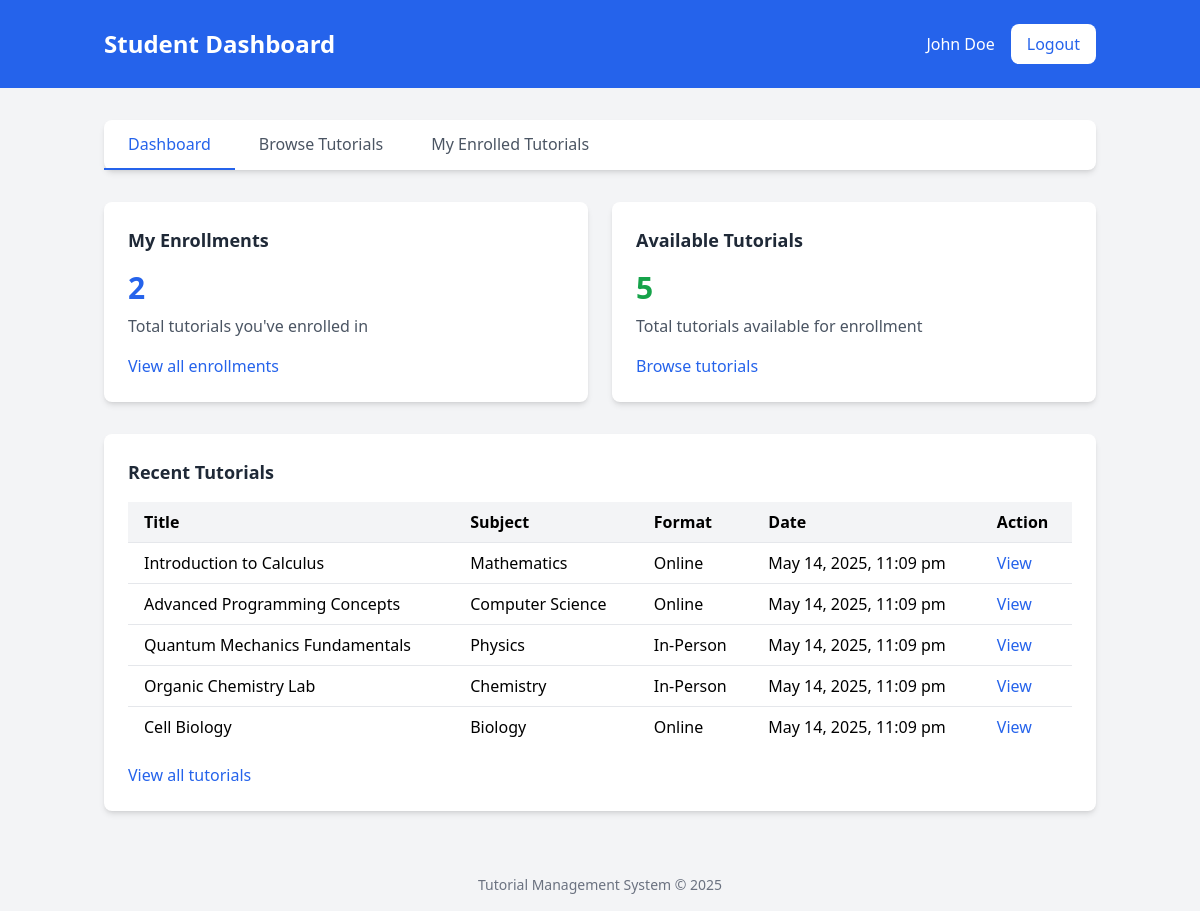
The page /student/dashboard.php (signed in) on the database its author committed.
### tables this page shows
CREATE TABLE IF NOT EXISTS tutorials (
    id INT(11) NOT NULL AUTO_INCREMENT,
    title VARCHAR(255) NOT NULL,
    description TEXT NOT NULL,
    subject_id INT(11) NOT NULL,
    format ENUM('Online', 'In-Person') NOT NULL,
    location VARCHAR(255) DEFAULT NULL,
    file_url VARCHAR(255) DEFAULT NULL,
    upload_date DATETIME NOT NULL,
    PRIMARY KEY (id),
    FOREIGN KEY (subject_id) REFERENCES subjects(id)
);

CREATE TABLE IF NOT EXISTS subjects (
    id INT(11) NOT NULL AUTO_INCREMENT,
    name VARCHAR(100) NOT NULL UNIQUE,
    PRIMARY KEY (id)
);

### includes/functions.php (called while the page is built, shortened)
<?php
function formatDate($date) {
    return date("F j, Y, g:i a", strtotime($date));
}
?>

### student/dashboard.php (the view, shortened to what this page needs)
<?php
require_once('../includes/config.php');
require_once('../includes/functions.php');
$user_id = $_SESSION['user_id'];
$query = "SELECT COUNT(*) as enrolled_count FROM enrollments WHERE user_id = $user_id";
$result = mysqli_query($conn, $query);
$enrolled_count = 0;
if ($result && mysqli_num_rows($result) > 0) {
    $row = mysqli_fetch_assoc($result);
    $enrolled_count = $row['enrolled_count'];
}
$query = "SELECT COUNT(*) as total_tutorials FROM tutorials";
$result = mysqli_query($conn, $query);
$total_tutorials = 0;
if ($result && mysqli_num_rows($result) > 0) {
    $row = mysqli_fetch_assoc($result);
    $total_tutorials = $row['total_tutorials'];
}
$query = "SELECT t.*, s.name as subject_name FROM tutorials t
          JOIN subjects s ON t.subject_id = s.id
          ORDER BY upload_date DESC LIMIT 5";
$result = mysqli_query($conn, $query);
$upcoming_tutorials = [];
if ($result) {
    while ($row = mysqli_fetch_assoc($result)) {
        $upcoming_tutorials[] = $row;
    }
}
include_once('../includes/header.php');
?>
<div class="bg-blue-600">
    <div class="container mx-auto px-4 py-6">
        <div class="flex justify-between items-center">
            <h1 class="text-2xl font-bold text-white">Student Dashboard</h1>
            <div class="flex items-center space-x-4">
                <span class="text-white"><?php echo $_SESSION['name']; ?></span>
                <a href="logout.php" class="bg-white text-blue-600 px-4 py-2 rounded-lg font-medium hover:bg-gray-100 transition duration-300">Logout</a>
            </div>
        </div>
    </div>
</div>
<div class="container mx-auto px-4 py-8">
    <div class="bg-white rounded-lg shadow-md mb-8">
        <div class="flex flex-wrap">
            <a href="dashboard.php" class="px-6 py-3 text-blue-600 font-medium border-b-2 border-blue-600">Dashboard</a>
            <a href="tutorials.php" class="px-6 py-3 text-gray-600 font-medium hover:text-blue-600 transition duration-300">Browse Tutorials</a>
            <a href="enrolled.php" class="px-6 py-3 text-gray-600 font-medium hover:text-blue-600 transition duration-300">My Enrolled Tutorials</a>
        </div>
    </div>
    <div class="grid grid-cols-1 md:grid-cols-2 gap-6 mb-8">
        <div class="bg-white rounded-lg shadow-md p-6">
            <h2 class="text-lg font-semibold text-gray-800 mb-4">My Enrollments</h2>
            <p class="text-3xl font-bold text-blue-600"><?php echo $enrolled_count; ?></p>
            <p class="text-gray-600 mt-2">Total tutorials you've enrolled in</p>
            <a href="enrolled.php" class="inline-block mt-4 text-blue-600 hover:underline">View all enrollments</a>
        </div>
        <div class="bg-white rounded-lg shadow-md p-6">
            <h2 class="text-lg font-semibold text-gray-800 mb-4">Available Tutorials</h2>
            <p class="text-3xl font-bold text-green-600"><?php echo $total_tutorials; ?></p>
            <p class="text-gray-600 mt-2">Total tutorials available for enrollment</p>
            <a href="tutorials.php" class="inline-block mt-4 text-blue-600 hover:underline">Browse tutorials</a>
        </div>
    </div>
    <div class="bg-white rounded-lg shadow-md p-6">
        <h2 class="text-lg font-semibold text-gray-800 mb-4">Recent Tutorials</h2>
        <?php if (empty($upcoming_tutorials)): ?>
            <p class="text-gray-600">No tutorials available at the moment.</p>
        <?php else: ?>
            <div class="overflow-x-auto">
                <table class="w-full border-collapse">
                    <thead>
                        <tr class="bg-gray-100">
                            <th class="px-4 py-2 text-left">Title</th>
                            <th class="px-4 py-2 text-left">Subject</th>
                            <th class="px-4 py-2 text-left">Format</th>
                            <th class="px-4 py-2 text-left">Date</th>
                            <th class="px-4 py-2 text-left">Action</th>
                        </tr>
                    </thead>
                    <tbody>
                        <?php foreach ($upcoming_tutorials as $tutorial): ?>
                            <tr class="border-t hover:bg-gray-50">
                                <td class="px-4 py-2"><?php echo $tutorial['title']; ?></td>
                                <td class="px-4 py-2"><?php echo $tutorial['subject_name']; ?></td>
                                <td class="px-4 py-2"><?php echo $tutorial['format']; ?></td>
                                <td class="px-4 py-2"><?php echo formatDate($tutorial['upload_date']); ?></td>
                                <td class="px-4 py-2">
                                    <a href="view_tutorial.php?id=<?php echo $tutorial['id']; ?>" class="text-blue-600 hover:underline">View</a>
                                </td>
                            </tr>
                        <?php endforeach; ?>
                    </tbody>
                </table>
            </div>
            <a href="tutorials.php" class="inline-block mt-4 text-blue-600 hover:underline">View all tutorials</a>
        <?php endif; ?>
    </div>
</div>
<?php include_once('../includes/footer.php'); ?>

### rows shown on the page
tutorials: title "Introduction to Calculus", subject.name "Mathematics", format "Online", upload_date "May 14, 2025, 11:09 pm"
tutorials: title "Advanced Programming Concepts", subject.name "Computer Science", format "Online", upload_date "May 14, 2025, 11:09 pm"
tutorials: title "Quantum Mechanics Fundamentals", subject.name "Physics", format "In-Person", upload_date "May 14, 2025, 11:09 pm"
tutorials: title "Organic Chemistry Lab", subject.name "Chemistry", format "In-Person", upload_date "May 14, 2025, 11:09 pm"
tutorials: title "Cell Biology", subject.name "Biology", format "Online", upload_date "May 14, 2025, 11:09 pm"

### other values the page prints
$_SESSION['name'] "John Doe"
$enrolled_count "2"
$total_tutorials "5"
